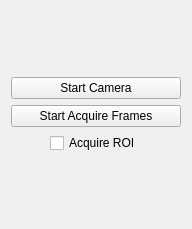
<?xml version="1.0" encoding="UTF-8"?>
<ui version="4.0">
 <class>CameraControl</class>
 <widget class="QWidget" name="CameraControl">
  <property name="geometry">
   <rect>
    <x>0</x>
    <y>0</y>
    <width>192</width>
    <height>229</height>
   </rect>
  </property>
  <property name="minimumSize">
   <size>
    <width>190</width>
    <height>110</height>
   </size>
  </property>
  <property name="windowTitle">
   <string>Form</string>
  </property>
  <layout class="QVBoxLayout" name="verticalLayout">
   <item>
    <spacer name="verticalSpacer_2">
     <property name="orientation">
      <enum>Qt::Vertical</enum>
     </property>
     <property name="sizeHint" stdset="0">
      <size>
       <width>20</width>
       <height>40</height>
      </size>
     </property>
    </spacer>
   </item>
   <item>
    <widget class="QPushButton" name="startStopButton">
     <property name="text">
      <string>Start Camera</string>
     </property>
     <property name="checkable">
      <bool>true</bool>
     </property>
    </widget>
   </item>
   <item>
    <widget class="QPushButton" name="acquireFramesButton">
     <property name="text">
      <string>Start Acquire Frames</string>
     </property>
     <property name="checkable">
      <bool>true</bool>
     </property>
    </widget>
   </item>
   <item>
    <layout class="QHBoxLayout" name="horizontalLayout">
     <property name="spacing">
      <number>0</number>
     </property>
     <item>
      <spacer name="horizontalSpacer">
       <property name="orientation">
        <enum>Qt::Horizontal</enum>
       </property>
       <property name="sizeHint" stdset="0">
        <size>
         <width>40</width>
         <height>20</height>
        </size>
       </property>
      </spacer>
     </item>
     <item>
      <widget class="QCheckBox" name="acquireRoiCheckBox">
       <property name="text">
        <string>Acquire ROI</string>
       </property>
      </widget>
     </item>
     <item>
      <spacer name="horizontalSpacer_2">
       <property name="orientation">
        <enum>Qt::Horizontal</enum>
       </property>
       <property name="sizeHint" stdset="0">
        <size>
         <width>40</width>
         <height>20</height>
        </size>
       </property>
      </spacer>
     </item>
    </layout>
   </item>
   <item>
    <spacer name="verticalSpacer">
     <property name="orientation">
      <enum>Qt::Vertical</enum>
     </property>
     <property name="sizeHint" stdset="0">
      <size>
       <width>20</width>
       <height>40</height>
      </size>
     </property>
    </spacer>
   </item>
  </layout>
 </widget>
 <resources/>
 <connections/>
</ui>
